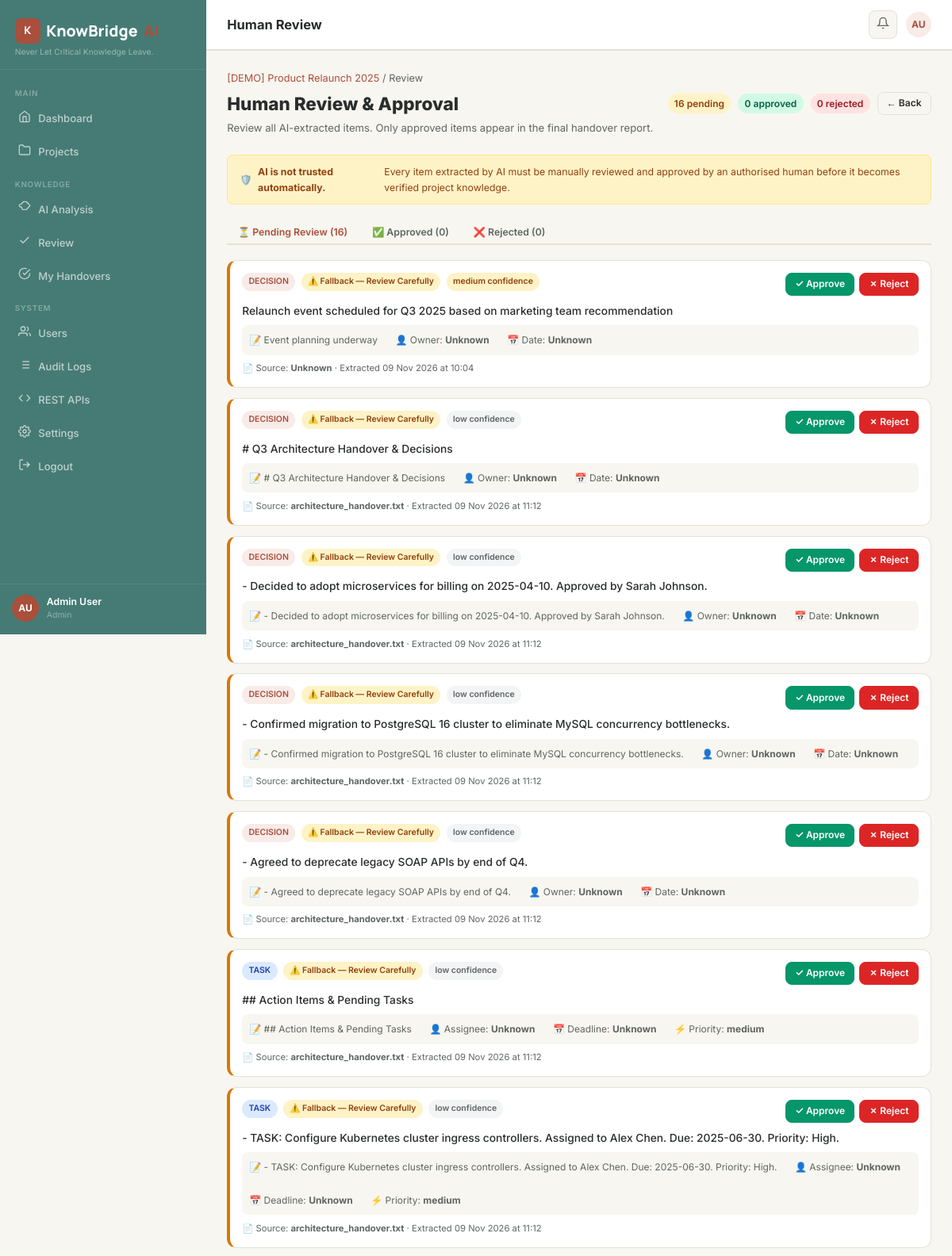
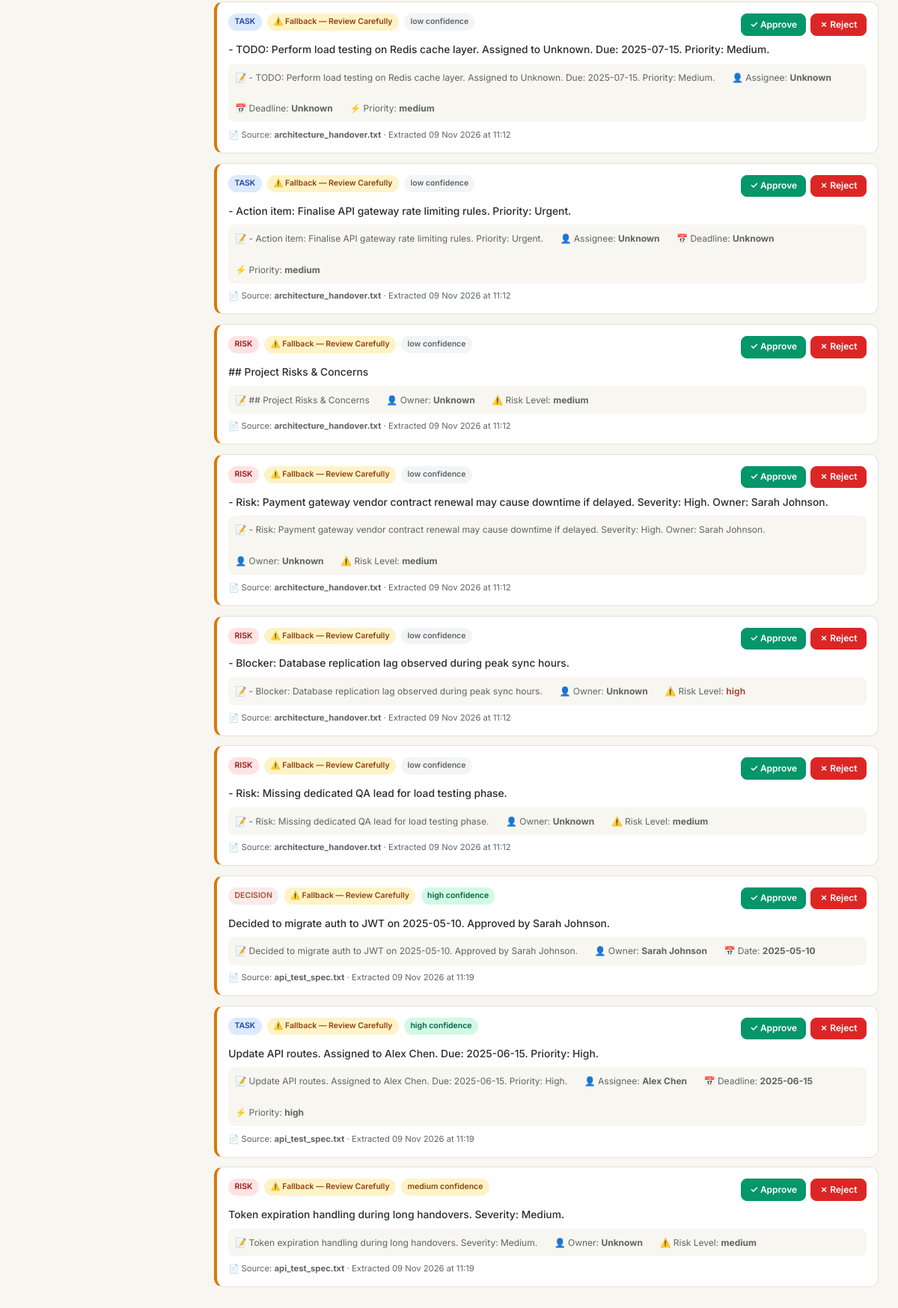
Screenshot of /projects/1/review (signed in) with the database file from the repository (2 pictures, top to bottom).
### app.py (models this page shows, shortened)
class User(UserMixin, db.Model):
    __tablename__ = 'users'
    id = db.Column(db.Integer, primary_key=True)
    name = db.Column(db.String(120), nullable=False)
    email = db.Column(db.String(255), unique=True, nullable=False)
    password_hash = db.Column(db.String(255), nullable=False)
    role = db.Column(db.String(30), default='team_member')  # admin / project_manager / team_member
    is_active = db.Column(db.Boolean, default=True)
    created_at = db.Column(db.DateTime, default=lambda: datetime.now(timezone.utc))
    avatar_initials = db.Column(db.String(4))
    projects_owned = db.relationship('Project', back_populates='owner', foreign_keys='Project.owner_id')
    memberships = db.relationship('ProjectMember', back_populates='user')
    documents = db.relationship('Document', back_populates='uploader')
    reviews = db.relationship('Review', back_populates='reviewer')
    audit_logs = db.relationship('AuditLog', back_populates='user')
    def is_admin(self): return self.role == 'admin'
    def is_pm(self): return self.role in ('admin', 'project_manager')
    def get_initials(self):
        parts = self.name.strip().split()
        return (''.join(p[0].upper() for p in parts[:2])) if parts else 'U'

class Project(db.Model):
    __tablename__ = 'projects'
    id = db.Column(db.Integer, primary_key=True)
    name = db.Column(db.String(200), nullable=False)
    description = db.Column(db.Text)
    status = db.Column(db.String(30), default='active')  # active/completed/on_hold/archived
    priority = db.Column(db.String(20), default='medium')
    start_date = db.Column(db.Date)
    end_date = db.Column(db.Date)
    is_demo = db.Column(db.Boolean, default=False)
    owner_id = db.Column(db.Integer, db.ForeignKey('users.id'))
    created_at = db.Column(db.DateTime, default=lambda: datetime.now(timezone.utc))
    updated_at = db.Column(db.DateTime, default=lambda: datetime.now(timezone.utc), onupdate=lambda: datetime.now(timezone.utc))
    owner = db.relationship('User', back_populates='projects_owned', foreign_keys=[owner_id])
    members = db.relationship('ProjectMember', back_populates='project', cascade='all, delete-orphan')
    documents = db.relationship('Document', back_populates='project', cascade='all, delete-orphan')
    tasks = db.relationship('Task', back_populates='project', cascade='all, delete-orphan')
    risks = db.relationship('Risk', back_populates='project', cascade='all, delete-orphan')
    decisions = db.relationship('Decision', back_populates='project', cascade='all, delete-orphan')
    reports = db.relationship('HandoverReport', back_populates='project', cascade='all, delete-orphan')
    knowledge_items = db.relationship('ExtractedKnowledge', back_populates='project', cascade='all, delete-orphan')

class ExtractedKnowledge(db.Model):
    __tablename__ = 'extracted_knowledge'
    id = db.Column(db.Integer, primary_key=True)
    project_id = db.Column(db.Integer, db.ForeignKey('projects.id'))
    document_id = db.Column(db.Integer, db.ForeignKey('documents.id'))
    category = db.Column(db.String(60))  # decision/task/risk/dependency/discussion/issue
    content = db.Column(db.Text, nullable=False)
    details = db.Column(db.Text)
    source_ref = db.Column(db.String(200))
    confidence = db.Column(db.String(20), default='medium')  # high/medium/low
    status = db.Column(db.String(30), default='pending_review')  # pending_review/approved/rejected
    reviewer_id = db.Column(db.Integer, db.ForeignKey('users.id'))
    reviewed_at = db.Column(db.DateTime)
    rejection_reason = db.Column(db.Text)
    is_fallback = db.Column(db.Boolean, default=False)
    created_at = db.Column(db.DateTime, default=lambda: datetime.now(timezone.utc))
    project = db.relationship('Project', back_populates='knowledge_items')
    document = db.relationship('Document', back_populates='knowledge_items')
    reviewer = db.relationship('User', foreign_keys=[reviewer_id])

class Document(db.Model):
    __tablename__ = 'documents'
    id = db.Column(db.Integer, primary_key=True)
    project_id = db.Column(db.Integer, db.ForeignKey('projects.id'))
    uploader_id = db.Column(db.Integer, db.ForeignKey('users.id'))
    filename = db.Column(db.String(255), nullable=False)
    original_name = db.Column(db.String(255))
    file_type = db.Column(db.String(20))
    file_size = db.Column(db.Integer)
    extracted_text = db.Column(db.Text)
    is_analyzed = db.Column(db.Boolean, default=False)
    uploaded_at = db.Column(db.DateTime, default=lambda: datetime.now(timezone.utc))
    project = db.relationship('Project', back_populates='documents')
    uploader = db.relationship('User', back_populates='documents')
    knowledge_items = db.relationship('ExtractedKnowledge', back_populates='document')

### app.py (the view)
@app.route('/projects/<int:pid>/review')
@login_required
def review_page(pid):
    if not can_access_project(pid) or not current_user.is_pm():
        abort(403)
    p = db.session.get(Project, pid)
    pending = ExtractedKnowledge.query.filter_by(project_id=pid, status='pending_review').all()
    approved = ExtractedKnowledge.query.filter_by(project_id=pid, status='approved').all()
    rejected = ExtractedKnowledge.query.filter_by(project_id=pid, status='rejected').all()
    return render_template('review.html', project=p, pending=pending, approved=approved, rejected=rejected)

### app.py (called while the page is built, shortened)
@login_manager.user_loader
def load_user(uid): return db.session.get(User, int(uid))

def can_access_project(project_id):
    if current_user.is_admin():
        return True

@app.template_filter('from_json')
def from_json_filter(val):
    if not val:
        return {}
    if isinstance(val, dict):
        return val
    try:
        return json.loads(val)
    except Exception:
        return {}

@app.context_processor
def inject_globals():
    unread = 0
    if current_user.is_authenticated:
        unread = Notification.query.filter_by(user_id=current_user.id, is_read=False).count()
    return {'unread_notifications': unread, 'now': datetime.now(timezone.utc)}

### templates/review.html (shortened to what this page needs)
{% extends 'base.html' %}
{% block topbar_title %}Human Review{% endblock %}
{% block content %}
<div class="page-header">
  <div>
    <div style="font-size:.85rem;color:var(--text-secondary);margin-bottom:.25rem;"><a href="{{ url_for('project_detail',pid=project.id) }}">{{ project.name }}</a> / Review</div>
    <div class="page-title">Human Review & Approval</div>
    <div class="page-subtitle">Review all AI-extracted items. Only approved items appear in the final handover report.</div>
  </div>
  <div style="display:flex;gap:.6rem;align-items:center;">
    <span class="badge badge-warning" style="font-size:.8rem;">{{ pending|length }} pending</span>
    <span class="badge badge-success" style="font-size:.8rem;">{{ approved|length }} approved</span>
    <span class="badge badge-danger" style="font-size:.8rem;">{{ rejected|length }} rejected</span>
    <a href="{{ url_for('project_detail',pid=project.id) }}" class="btn btn-outline btn-sm">← Back</a>
  </div>
</div>
<div class="fallback-banner" style="margin-bottom:1.25rem;">
  🛡️ <strong>AI is not trusted automatically.</strong> Every item extracted by AI must be manually reviewed and approved by an authorised human before it becomes verified project knowledge.
</div>
<div class="kb-tabs">
  <button class="kb-tab active" onclick="showReviewTab('pending')">⏳ Pending Review ({{ pending|length }})</button>
  <button class="kb-tab" onclick="showReviewTab('approved')">✅ Approved ({{ approved|length }})</button>
  <button class="kb-tab" onclick="showReviewTab('rejected')">❌ Rejected ({{ rejected|length }})</button>
</div>
<div id="review-pending">
  {% if pending %}
  {% for item in pending %}
  <div class="knowledge-card pending" id="ki-{{ item.id }}" style="margin-bottom:.85rem;">
    <div class="kc-header">
      <div style="display:flex;align-items:center;gap:.5rem;flex-wrap:wrap;">
        <span class="badge {% if item.category=='decision' %}badge-primary{% elif item.category=='task' %}badge-info{% elif item.category=='risk' %}badge-danger{% elif item.category=='discussion' %}badge-sage{% else %}badge-warning{% endif %}">{{ item.category.upper() }}</span>
        {% if item.is_fallback %}
        <span class="badge badge-warning" title="Generated by rule-based fallback, review carefully">⚠️ Fallback — Review Carefully</span>
        {% else %}
        <span class="badge badge-sage">🤖 Gemini AI</span>
        {% endif %}
        <span class="badge {% if item.confidence=='high' %}badge-success{% elif item.confidence=='medium' %}badge-warning{% else %}badge-muted{% endif %}">{{ item.confidence }} confidence</span>
      </div>
      <div class="kc-actions">
        <button class="btn btn-success btn-sm approve-btn" onclick="approveKnowledge({{ item.id }}, document.getElementById('ki-{{ item.id }}'))">
          ✓ Approve
        </button>
        <button class="btn btn-danger btn-sm" onclick="showRejectModal({{ item.id }}, 'ki-{{ item.id }}')">
          ✗ Reject
        </button>
      </div>
    </div>
    <div class="kc-content" style="font-size:.92rem;">{{ item.content }}</div>
    {% if item.details %}
    {% set d = item.details|from_json %}
    {% if d %}
    <div style="background:var(--bg);border-radius:var(--radius-sm);padding:.6rem;margin-top:.5rem;font-size:.8rem;color:var(--text-secondary);display:flex;gap:1.5rem;flex-wrap:wrap;">
      {% if d.get('description') and d.description %}<span>📝 {{ d.description[:150] }}</span>{% endif %}
      {% if d.get('owner') %}<span>👤 Owner: <strong>{{ d.owner }}</strong></span>{% endif %}
      {% if d.get('assignee') %}<span>👤 Assignee: <strong>{{ d.assignee }}</strong></span>{% endif %}
      {% if d.get('deadline') %}<span>📅 Deadline: <strong>{{ d.deadline }}</strong></span>{% endif %}
      {% if d.get('date') %}<span>📅 Date: <strong>{{ d.date }}</strong></span>{% endif %}
      {% if d.get('priority') %}<span>⚡ Priority: <strong>{{ d.priority }}</strong></span>{% endif %}
      {% if d.get('level') %}<span>⚠️ Risk Level: <strong class="{% if d.level=='high' %}text-primary{% endif %}">{{ d.level }}</strong></span>{% endif %}
    </div>
    {% endif %}
    {% endif %}
    <div class="kc-meta" style="margin-top:.5rem;">
      📄 Source: <strong>{{ item.document.original_name if item.document else 'Unknown' }}</strong>
      · Extracted {{ item.created_at.strftime('%d %b %Y at %H:%M') }}
    </div>
  </div>
  {% endfor %}
  {% endif %}
</div>
{% endblock %}

### templates/base.html (shortened to what this page needs)
<!DOCTYPE html>
<html lang="en">
<head>
<link rel="stylesheet" href="{{ url_for('static', filename='css/style.css') }}">
</head>
<body>
{% block body %}
<div class="app-wrapper">
  <aside class="sidebar" id="sidebar">
    <div class="sidebar-brand">
      <div class="brand-name">
        <div class="brand-icon">K</div>
        KnowBridge<span style="color:var(--primary);">AI</span>
      </div>
      <div class="tagline">Never Let Critical Knowledge Leave.</div>
    </div>
    <nav class="sidebar-nav">
      <span class="nav-section-label">Main</span>
      <ul style="list-style:none;padding:0;margin:0;">
        <li class="nav-item">
          <a href="{{ url_for('dashboard') }}" class="nav-link {% if request.endpoint=='dashboard' %}active{% endif %}">
            <span class="nav-icon" data-icon="home"></span> Dashboard
          </a>
        </li>
        <li class="nav-item">
          <a href="{{ url_for('projects') }}" class="nav-link {% if 'project' in (request.endpoint or '') %}active{% endif %}">
            <span class="nav-icon" data-icon="folder"></span> Projects
          </a>
        </li>
      </ul>
      <span class="nav-section-label">Knowledge</span>
      <ul style="list-style:none;padding:0;margin:0;">
        <li class="nav-item">
          <a href="#" onclick="ToastManager.show('Select a project first, then access AI Summary.','info');return false;" class="nav-link">
            <span class="nav-icon" data-icon="brain"></span> AI Analysis
          </a>
        </li>
        <li class="nav-item">
          <a href="#" onclick="ToastManager.show('Select a project to review items.','info');return false;" class="nav-link">
            <span class="nav-icon" data-icon="check"></span> Review
          </a>
        </li>
        <li class="nav-item">
          <a href="{{ url_for('my_acknowledgements') }}" class="nav-link {% if request.endpoint=='my_acknowledgements' %}active{% endif %}">
            <span class="nav-icon" data-icon="ack"></span> My Handovers
          </a>
        </li>
      </ul>
      <span class="nav-section-label">System</span>
      <ul style="list-style:none;padding:0;margin:0;">
        {% if current_user.is_authenticated and current_user.is_admin() %}
        <li class="nav-item">
          <a href="{{ url_for('users_page') }}" class="nav-link {% if request.endpoint=='users_page' %}active{% endif %}">
            <span class="nav-icon" data-icon="users"></span> Users
          </a>
        </li>
        <li class="nav-item">
          <a href="{{ url_for('audit_logs') }}" class="nav-link {% if request.endpoint=='audit_logs' %}active{% endif %}">
            <span class="nav-icon" data-icon="log"></span> Audit Logs
          </a>
        </li>
        {% endif %}
        {% if current_user.is_authenticated %}
        <li class="nav-item">
          <a href="{{ url_for('api_docs_page') }}" class="nav-link {% if request.endpoint=='api_docs_page' %}active{% endif %}">
            <span class="nav-icon" data-icon="code"></span> REST APIs
          </a>
        </li>
        <li class="nav-item">
          <a href="{{ url_for('settings') }}" class="nav-link {% if request.endpoint=='settings' %}active{% endif %}">
            <span class="nav-icon" data-icon="settings"></span> Settings
          </a>
        </li>
        <li class="nav-item">
          <a href="{{ url_for('logout') }}" class="nav-link">
            <span class="nav-icon" data-icon="logout"></span> Logout
          </a>
        </li>
        {% else %}
        <li class="nav-item">
          <a href="{{ url_for('login') }}" class="nav-link">
            <span class="nav-icon" data-icon="logout"></span> Sign In
          </a>
        </li>
        {% endif %}
      </ul>
    </nav>
    <div class="sidebar-footer">
      <div class="sidebar-user">
        <div class="sidebar-avatar">{% if current_user.is_authenticated %}{{ current_user.get_initials() }}{% else %}KB{% endif %}</div>
        <div class="sidebar-user-info">
          <div class="user-name">{% if current_user.is_authenticated %}{{ current_user.name }}{% else %}Guest Visitor{% endif %}</div>
          <div class="user-role">{% if current_user.is_authenticated %}{{ current_user.role.replace('_',' ').title() }}{% else %}Guest{% endif %}</div>
        </div>
      </div>
    </div>
  </aside>
  <div class="main-content">
    <header class="topbar">
      <div style="display:flex;align-items:center;gap:.75rem;min-width:0;">
        <div class="topbar-title">{% block topbar_title %}KnowBridge AI{% endblock %}</div>
      </div>
      <div class="topbar-right">
        {% if current_user.is_authenticated %}
        <button class="topbar-btn" onclick="markNotificationsRead()" title="Notifications">
          <span data-icon="bell"></span>
        </button>
        <div style="width:32px;height:32px;background:var(--primary-light);border-radius:50%;display:flex;align-items:center;justify-content:center;font-size:.8rem;font-weight:700;color:var(--primary);">
          {{ current_user.get_initials() }}
        </div>
        {% else %}
        <a href="{{ url_for('login') }}" class="btn btn-primary btn-sm">Sign In</a>
        {% endif %}
      </div>
    </header>
    <main class="page-content">
      {% block content %}{% endblock %}
    </main>
  </div>
</div>
{% endblock %}
</body>
</html>

### rows the page displays
User: get_initials "AU", name "Admin User", role.replace "Admin"
Project: name "[DEMO] Product Relaunch 2025"
ExtractedKnowledge: category "DECISION", is_fallback "⚠️ Fallback — Review Carefully", confidence "medium", content "Relaunch event scheduled for Q3 2025 based on marketing team recommendation", description "Event planning underway", owner "Unknown", date "Unknown", document "Unknown", created_at "09 Nov 2026 at 10:04"
ExtractedKnowledge: category "DECISION", is_fallback "⚠️ Fallback — Review Carefully", confidence "low", content "# Q3 Architecture Handover & Decisions", owner "Unknown", date "Unknown", document "architecture_handover.txt", created_at "09 Nov 2026 at 11:12"
ExtractedKnowledge: category "DECISION", is_fallback "⚠️ Fallback — Review Carefully", confidence "low", content "- Decided to adopt microservices for billing on 2025-04-10. Approved by Sarah Johnson.", owner "Unknown", date "Unknown", document "architecture_handover.txt", created_at "09 Nov 2026 at 11:12"
ExtractedKnowledge: category "DECISION", is_fallback "⚠️ Fallback — Review Carefully", confidence "low", content "- Confirmed migration to PostgreSQL 16 cluster to eliminate MySQL concurrency bottlenecks.", owner "Unknown", date "Unknown", document "architecture_handover.txt", created_at "09 Nov 2026 at 11:12"
ExtractedKnowledge: category "DECISION", is_fallback "⚠️ Fallback — Review Carefully", confidence "low", content "- Agreed to deprecate legacy SOAP APIs by end of Q4.", owner "Unknown", date "Unknown", document "architecture_handover.txt", created_at "09 Nov 2026 at 11:12"
ExtractedKnowledge: category "TASK", is_fallback "⚠️ Fallback — Review Carefully", confidence "low", content "## Action Items & Pending Tasks", assignee "Unknown", deadline "Unknown", priority "medium", document "architecture_handover.txt", created_at "09 Nov 2026 at 11:12"
ExtractedKnowledge: category "TASK", is_fallback "⚠️ Fallback — Review Carefully", confidence "low", content "- TASK: Configure Kubernetes cluster ingress controllers. Assigned to Alex Chen. Due: 2025-06-30. Priority: High.", assignee "Unknown", deadline "Unknown", priority "medium", document "architecture_handover.txt", created_at "09 Nov 2026 at 11:12"
ExtractedKnowledge: category "TASK", is_fallback "⚠️ Fallback — Review Carefully", confidence "low", content "- TODO: Perform load testing on Redis cache layer. Assigned to Unknown. Due: 2025-07-15. Priority: Medium.", assignee "Unknown", deadline "Unknown", priority "medium", document "architecture_handover.txt", created_at "09 Nov 2026 at 11:12"
ExtractedKnowledge: category "TASK", is_fallback "⚠️ Fallback — Review Carefully", confidence "low", content "- Action item: Finalise API gateway rate limiting rules. Priority: Urgent.", assignee "Unknown", deadline "Unknown", priority "medium", document "architecture_handover.txt", created_at "09 Nov 2026 at 11:12"
ExtractedKnowledge: category "RISK", is_fallback "⚠️ Fallback — Review Carefully", confidence "low", content "## Project Risks & Concerns", owner "Unknown", level "medium", document "architecture_handover.txt", created_at "09 Nov 2026 at 11:12"
ExtractedKnowledge: category "RISK", is_fallback "⚠️ Fallback — Review Carefully", confidence "low", content "- Risk: Payment gateway vendor contract renewal may cause downtime if delayed. Severity: High. Owner: Sarah Johnson.", owner "Unknown", level "medium", document "architecture_handover.txt", created_at "09 Nov 2026 at 11:12"
ExtractedKnowledge: category "RISK", is_fallback "⚠️ Fallback — Review Carefully", confidence "low", content "- Blocker: Database replication lag observed during peak sync hours.", owner "Unknown", level "high", document "architecture_handover.txt", created_at "09 Nov 2026 at 11:12"
ExtractedKnowledge: category "RISK", is_fallback "⚠️ Fallback — Review Carefully", confidence "low", content "- Risk: Missing dedicated QA lead for load testing phase.", owner "Unknown", level "medium", document "architecture_handover.txt", created_at "09 Nov 2026 at 11:12"
ExtractedKnowledge: category "DECISION", is_fallback "⚠️ Fallback — Review Carefully", confidence "high", content "Decided to migrate auth to JWT on 2025-05-10. Approved by Sarah Johnson.", owner "Sarah Johnson", date "2025-05-10", document "api_test_spec.txt", created_at "09 Nov 2026 at 11:19"
ExtractedKnowledge: category "TASK", is_fallback "⚠️ Fallback — Review Carefully", confidence "high", content "Update API routes. Assigned to Alex Chen. Due: 2025-06-15. Priority: High.", assignee "Alex Chen", deadline "2025-06-15", priority "high", document "api_test_spec.txt", created_at "09 Nov 2026 at 11:19"
ExtractedKnowledge: category "RISK", is_fallback "⚠️ Fallback — Review Carefully", confidence "medium", content "Token expiration handling during long handovers. Severity: Medium.", owner "Unknown", level "medium", document "api_test_spec.txt", created_at "09 Nov 2026 at 11:19"

### other values shown
{{ pending|length }} "16"
{{ approved|length }} "0"
{{ rejected|length }} "0"
